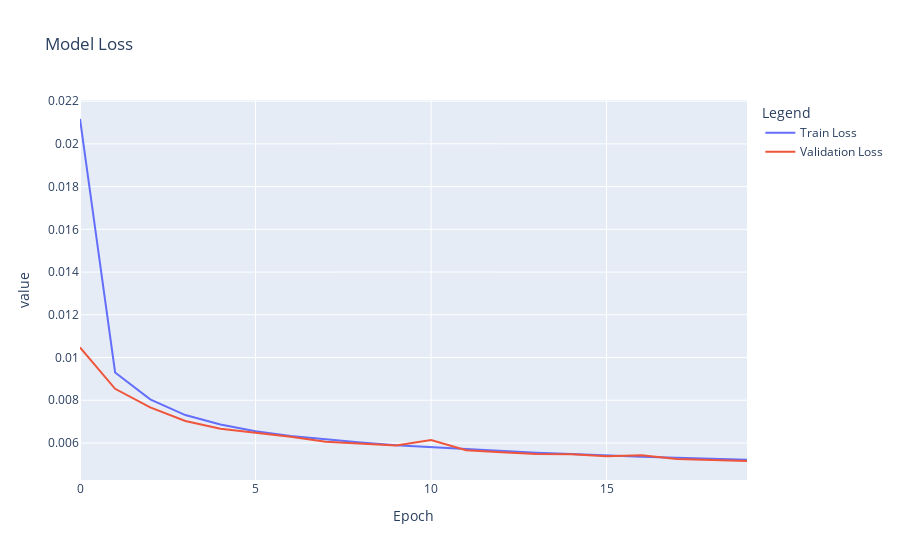

The notebook cell this image was saved under:
### Markdown cell above
We are getting a loss value very close to 0. That means the autoencoder is able to reconstruct the input data with an acceptible quality.

Now let's check a plot of the loss over epochs.

### Code cell
# Plot training history
plot_training_history(train_history)

### Figure 1 — Plotly figure (JSON) as saved in the notebook; plotly's stock layout.template omitted (floating-point values rounded to 4 significant figures)
{"data": [{"hovertemplate": "variable=wide_variable_0<br>Epoch=%{x}<br>value=%{y}<extra></extra>", "legendgroup": "wide_variable_0", "line": {"color": "#636efa", "dash": "solid"}, "marker": {"symbol": "circle"}, "mode": "lines", "name": "Train Loss", "orientation": "v", "showlegend": true, "type": "scatter", "x": [0, 1, 2, 3, 4, 5, 6, 7, 8, 9, 10, 11, 12, 13, 14, 15, 16, 17, 18, 19], "xaxis": "x", "y": [0.02116, 0.009299, 0.008038, 0.007307, 0.00686, 0.006552, 0.006328, 0.006157, 0.006021, 0.005893, 0.005799, 0.005725, 0.005622, 0.005546, 0.005486, 0.005415, 0.00536, 0.005309, 0.005246, 0.005209], "yaxis": "y"}, {"hovertemplate": "variable=wide_variable_1<br>Epoch=%{x}<br>value=%{y}<extra></extra>", "legendgroup": "wide_variable_1", "line": {"color": "#EF553B", "dash": "solid"}, "marker": {"symbol": "circle"}, "mode": "lines", "name": "Validation Loss", "orientation": "v", "showlegend": true, "type": "scatter", "x": [0, 1, 2, 3, 4, 5, 6, 7, 8, 9, 10, 11, 12, 13, 14, 15, 16, 17, 18, 19], "xaxis": "x", "y": [0.01047, 0.008536, 0.007667, 0.007028, 0.006667, 0.006468, 0.006295, 0.006056, 0.005981, 0.005879, 0.006133, 0.005657, 0.005563, 0.005487, 0.005469, 0.005381, 0.005427, 0.005254, 0.005201, 0.005155], "yaxis": "y"}], "layout": {"legend": {"title": {"text": "Legend"}, "tracegroupgap": 0}, "title": {"text": "Model Loss"}, "xaxis": {"anchor": "y", "domain": [0, 1], "title": {"text": "Epoch"}}, "yaxis": {"anchor": "x", "domain": [0, 1], "title": {"text": "value"}}}}
